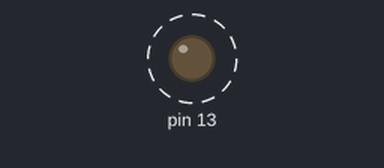
Bench run of a sketch on a simulated Arduino Uno, built with avr-gcc and run on an emulated ATmega328P. Parts: output pins drawn as LEDs (lit = HIGH). Dashed ring = blinking. What the sketch prints to the serial monitor is not drawn.

Above: at 0.5 s.
Timing chart, 0 to 4.6 s (numbered marks = the images above):
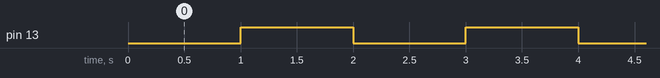

Measured:
- by itself, pin 13: alternates HIGH for 1.0 s and LOW for 1.0 s

The sketch:

helloworld.ino
```cpp
/* helloworld
 *
 * output simple hello message
 *
 */

void setup() {
  Serial.begin(9600);
  Serial.println("Hello, world!");
  pinMode(13, OUTPUT);

}

void loop() {
  digitalWrite(13, LOW);
  Serial.print(millis()/1000);
  Serial.println(" seconds have elapsed");
  delay(1000);
  digitalWrite(13, HIGH);
  Serial.print(millis()/1000);
  Serial.println(" seconds have elapsed");
  delay(1000);
}
```
